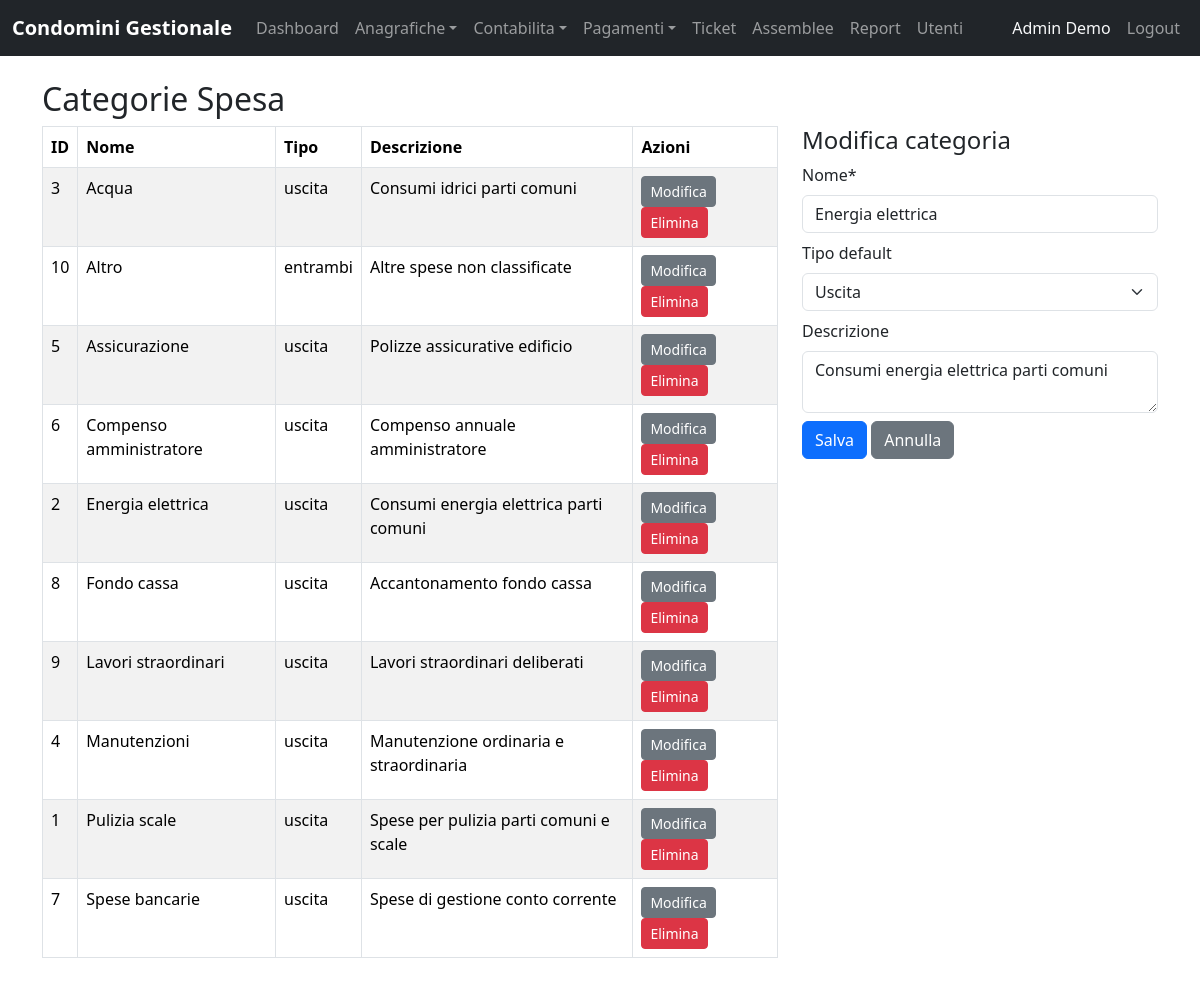
Screenshot of /admin/categorie-spesa.php?edit=2 (signed in) with the database file from the repository.
### tables this page shows
CREATE TABLE IF NOT EXISTS categorie_spesa (
    id INT AUTO_INCREMENT PRIMARY KEY,
    nome VARCHAR(150) NOT NULL,
    descrizione TEXT NULL,
    tipo_default ENUM('entrata','uscita','entrambi') NOT NULL DEFAULT 'uscita',
    created_at DATETIME NOT NULL DEFAULT CURRENT_TIMESTAMP
);

### app/CategorieSpesa.php (called while the page is built, shortened)
<?php
require_once __DIR__ . '/../config/config.php';
class CategorieSpesa
{
    public static function all(): array
    {
        global $pdo;
        $stmt = $pdo->query('SELECT * FROM categorie_spesa ORDER BY nome ASC');
        return $stmt->fetchAll(PDO::FETCH_ASSOC);
    }
    public static function find(int $id): ?array
    {
        global $pdo;
        $stmt = $pdo->prepare('SELECT * FROM categorie_spesa WHERE id=:id');
        $stmt->execute(['id' => $id]);
        $row = $stmt->fetch(PDO::FETCH_ASSOC);
        return $row ?: null;
    }
}

### app/Helpers.php (called while the page is built, shortened)
<?php
function h(?string $s): string
{
    return htmlspecialchars($s ?? '', ENT_QUOTES, 'UTF-8');
}

### admin/categorie-spesa.php (the view, shortened to what this page needs)
<?php
require_once __DIR__ . '/../app/Helpers.php';
require_once __DIR__ . '/../app/CategorieSpesa.php';
$categorie = CategorieSpesa::all();
$edit = null;
if (isset($_GET['edit'])) {
    $edit = CategorieSpesa::find((int)$_GET['edit']);
}
include __DIR__ . '/../includes/header.php';
?>
<h2>Categorie Spesa</h2>
<div class="row">
<div class="col-md-8">
<table class="table table-bordered table-striped">
<thead><tr><th>ID</th><th>Nome</th><th>Tipo</th><th>Descrizione</th><th>Azioni</th></tr></thead>
<tbody>
<?php foreach ($categorie as $cat): ?>
<tr>
    <td><?php echo (int)$cat['id']; ?></td>
    <td><?php echo h($cat['nome']); ?></td>
    <td><?php echo h($cat['tipo_default']); ?></td>
    <td><?php echo h($cat['descrizione'] ?? ''); ?></td>
    <td>
        <a href="?edit=<?php echo (int)$cat['id']; ?>" class="btn btn-sm btn-secondary">Modifica</a>
        <form method="post" class="d-inline" onsubmit="return confirm('Eliminare?')">
            <button class="btn btn-sm btn-danger">Elimina</button>
        </form>
    </td>
</tr>
<?php endforeach; ?>
</tbody>
</table>
</div>
<div class="col-md-4">
<?php if ($edit): ?>
<h4>Modifica categoria</h4>
<form method="post">
    <div class="mb-2"><label class="form-label">Nome*</label><input name="nome" class="form-control" value="<?php echo h($edit['nome']); ?>" required></div>
    <div class="mb-2"><label class="form-label">Tipo default</label>
        <select name="tipo_default" class="form-select">
            <option value="uscita" <?php echo $edit['tipo_default']==='uscita'?'selected':''; ?>>Uscita</option>
        </select>
    </div>
    <div class="mb-2"><label class="form-label">Descrizione</label><textarea name="descrizione" class="form-control"><?php echo h($edit['descrizione'] ?? ''); ?></textarea></div>
    <button class="btn btn-primary">Salva</button>
    <a href="categorie-spesa.php" class="btn btn-secondary">Annulla</a>
</form>
<?php endif; ?>
</div>
</div>
<?php include __DIR__ . '/../includes/footer.php'; ?>

### assets/css/style.css (style rules this page uses)
body { padding-bottom: 40px; }

### rows the page displays
categorie_spesa: id "3", nome "Acqua", tipo_default "uscita", descrizione "Consumi idrici parti comuni"
categorie_spesa: id "10", nome "Altro", tipo_default "entrambi", descrizione "Altre spese non classificate"
categorie_spesa: id "5", nome "Assicurazione", tipo_default "uscita", descrizione "Polizze assicurative edificio"
categorie_spesa: id "6", nome "Compenso amministratore", tipo_default "uscita", descrizione "Compenso annuale amministratore"
categorie_spesa: id "2", nome "Energia elettrica", tipo_default "uscita", descrizione "Consumi energia elettrica parti comuni", tipo_default "Uscita"
categorie_spesa: id "8", nome "Fondo cassa", tipo_default "uscita", descrizione "Accantonamento fondo cassa"
categorie_spesa: id "9", nome "Lavori straordinari", tipo_default "uscita", descrizione "Lavori straordinari deliberati"
categorie_spesa: id "4", nome "Manutenzioni", tipo_default "uscita", descrizione "Manutenzione ordinaria e straordinaria"
categorie_spesa: id "1", nome "Pulizia scale", tipo_default "uscita", descrizione "Spese per pulizia parti comuni e scale"
categorie_spesa: id "7", nome "Spese bancarie", tipo_default "uscita", descrizione "Spese di gestione conto corrente"

### other values shown
$_SESSION['user']['name'] "Admin Demo"
